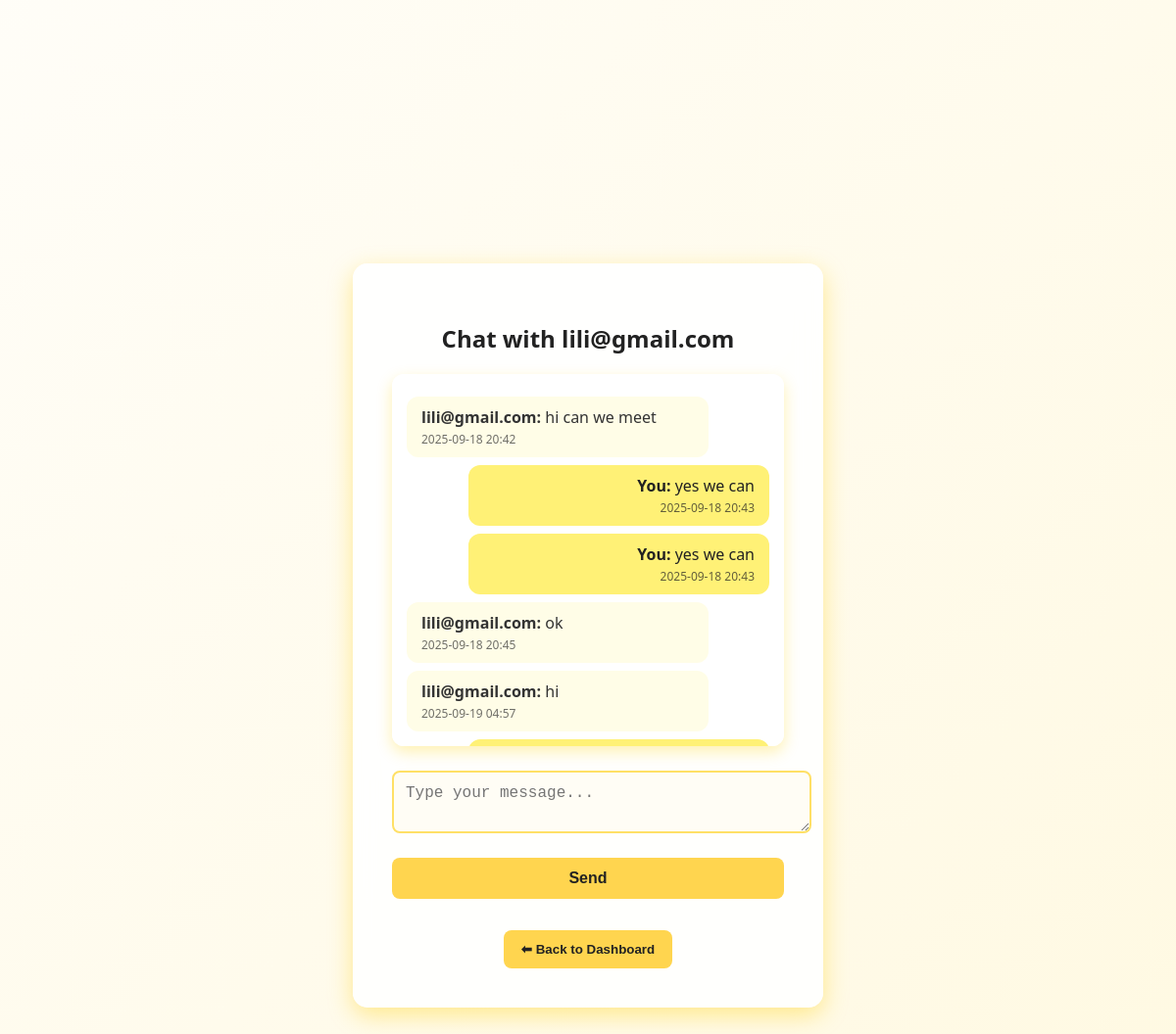
The page /chat/7 (signed in) on the database its author committed.
### app.py (models this page shows)
class User(db.Model):
    id = db.Column(db.Integer, primary_key=True)
    username = db.Column(db.String(100), unique=True, nullable=False)
    password = db.Column(db.String(100), nullable=False)  # plain password (simple version)
    skill_teach = db.Column(db.String(100), nullable=False)
    skill_learn = db.Column(db.String(100), nullable=False)

class Message(db.Model):
    id = db.Column(db.Integer, primary_key=True)
    sender_id = db.Column(db.Integer, db.ForeignKey('user.id'), nullable=False)
    receiver_id = db.Column(db.Integer, db.ForeignKey('user.id'), nullable=False)
    content = db.Column(db.Text, nullable=False)
    timestamp = db.Column(db.DateTime, default=db.func.current_timestamp())

### app.py (the view, shortened to what this page needs)
@app.route('/chat/<int:user_id>', methods=['GET', 'POST'])
def chat(user_id):
    if 'user_id' not in session:
        flash("Please log in first!", "warning")
        return redirect(url_for('login'))
    current_user = User.query.get(session['user_id'])
    other_user = User.query.get(user_id)
    if not other_user:
        flash("User not found!", "danger")
        return redirect(url_for('dashboard'))
    chat_history = Message.query.filter(
        ((Message.sender_id == current_user.id) & (Message.receiver_id == other_user.id)) |
        ((Message.sender_id == other_user.id) & (Message.receiver_id == current_user.id))
    ).order_by(Message.timestamp.asc()).all()
    return render_template("chat.html",
                           current_user=current_user,
                           other_user=other_user,
                           messages=chat_history)

### templates/chat.html (shortened to what this page needs)
<!DOCTYPE html>
<html>
<head>
    <link rel="stylesheet" href="{{ url_for('static', filename='style.css') }}">
</head>
<body>
    <div class="container">
        <h2>Chat with {{ other_user.username }}</h2>
        <div class="chat-box">
            {% for msg in messages %}
                {% if msg.sender_id == current_user.id %}
                    <div class="chat-message you">
                        <b>You:</b> {{ msg.content }}
                        <div class="timestamp">{{ msg.timestamp.strftime('%Y-%m-%d %H:%M') }}</div>
                    </div>
                {% else %}
                    <div class="chat-message other">
                        <b>{{ other_user.username }}:</b> {{ msg.content }}
                        <div class="timestamp">{{ msg.timestamp.strftime('%Y-%m-%d %H:%M') }}</div>
                    </div>
                {% endif %}
            {% endfor %}
        </div>
        <form method="POST">
            <textarea name="content" placeholder="Type your message..." required></textarea>
            <input type="submit" value="Send">
        </form>
        <br>
        <a href="{{ url_for('dashboard') }}"><button>⬅ Back to Dashboard</button></a>
    </div>
</body>
</html>

### static/style.css (style rules this page uses)
body { font-family: 'Segoe UI', Tahoma, Geneva, Verdana, sans-serif; margin: 0; padding: 0; background: linear-gradient(to bottom right, rgba(255, 249, 230, 0.3), rgba(255, 224, 102, 0.2)), url('/static/skillsss.jpg.png') no-repeat center center fixed; background-size: cover; background-repeat: no-repeat; background-position: center center; color: #222; min-height: 100vh; display: flex; justify-content: center; align-items: center; transition: background 0.5s ease; }
.container { background: rgba(255, 255, 255, 0.9); padding: 40px; border-radius: 15px; backdrop-filter: blur(12px); box-shadow: 0 8px 25px rgba(255, 208, 0, 0.4); max-width: 400px; width: 90%; text-align: center; }
input, select, textarea { padding: 12px; margin: 10px 0; border: 2px solid #ffe066; border-radius: 8px; width: 100%; font-size: 16px; background: #fffdf5; color: #333; outline: none; transition: 0.3s; }
input[type="submit"], button { background: #ffd54f; color: #222; font-weight: bold; cursor: pointer; border: none; border-radius: 8px; padding: 12px 18px; transition: 0.3s; }
.chat-box { background: rgba(255, 255, 255, 0.9); color: #000; padding: 15px; border-radius: 12px; max-height: 350px; overflow-y: auto; margin-bottom: 15px; text-align: left; box-shadow: 0 6px 15px rgba(255, 208, 0, 0.3); }
.chat-message { padding: 10px 15px; border-radius: 12px; margin: 8px 0; max-width: 75%; word-wrap: break-word; display: inline-block; }
.chat-message.you { background: #fff176; color: #222; margin-left: auto; display: block; text-align: right; }
.chat-message.other { background: #fffde7; color: #333; margin-right: auto; display: block; text-align: left; }
.timestamp { font-size: 12px; opacity: 0.7; display: block; margin-top: 3px; }

### rows shown on the page
User: username "lili@gmail.com"
Message: content "hi can we meet", timestamp "2025-09-18 20:42"
Message: content "yes we can", timestamp "2025-09-18 20:43"
Message: content "yes we can", timestamp "2025-09-18 20:43"
Message: content "ok", timestamp "2025-09-18 20:45"
Message: content "hi", timestamp "2025-09-19 04:57"
